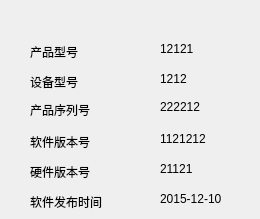
     <widget class="QWidget" name="page_system_info">
      <widget class="QLabel" name="label_info_productType">
       <property name="geometry">
        <rect>
         <x>30</x>
         <y>43</y>
         <width>67</width>
         <height>17</height>
        </rect>
       </property>
       <property name="text">
        <string>产品型号</string>
       </property>
      </widget>
      <widget class="QLabel" name="label_info_deviceType">
       <property name="geometry">
        <rect>
         <x>30</x>
         <y>73</y>
         <width>67</width>
         <height>17</height>
        </rect>
       </property>
       <property name="text">
        <string>设备型号</string>
       </property>
      </widget>
      <widget class="QLabel" name="label_info_serialNumbers">
       <property name="geometry">
        <rect>
         <x>30</x>
         <y>100</y>
         <width>81</width>
         <height>20</height>
        </rect>
       </property>
       <property name="text">
        <string>产品序列号</string>
       </property>
      </widget>
      <widget class="QLabel" name="label_info_softVersion">
       <property name="geometry">
        <rect>
         <x>30</x>
         <y>133</y>
         <width>81</width>
         <height>17</height>
        </rect>
       </property>
       <property name="text">
        <string>软件版本号</string>
       </property>
      </widget>
      <widget class="QLabel" name="label_info_hardwareVersion">
       <property name="geometry">
        <rect>
         <x>30</x>
         <y>163</y>
         <width>81</width>
         <height>17</height>
        </rect>
       </property>
       <property name="text">
        <string>硬件版本号</string>
       </property>
      </widget>
      <widget class="QLabel" name="label_info_releaseTime">
       <property name="geometry">
        <rect>
         <x>30</x>
         <y>193</y>
         <width>91</width>
         <height>17</height>
        </rect>
       </property>
       <property name="text">
        <string>软件发布时间</string>
       </property>
      </widget>
      <widget class="QLabel" name="label_info_productTypeValue">
       <property name="geometry">
        <rect>
         <x>160</x>
         <y>40</y>
         <width>67</width>
         <height>17</height>
        </rect>
       </property>
       <property name="text">
        <string>12121</string>
       </property>
      </widget>
      <widget class="QLabel" name="label_info_serialNumbersValue">
       <property name="geometry">
        <rect>
         <x>160</x>
         <y>97</y>
         <width>81</width>
         <height>20</height>
        </rect>
       </property>
       <property name="text">
        <string>222212</string>
       </property>
      </widget>
      <widget class="QLabel" name="label_info_releaseTimeValue">
       <property name="geometry">
        <rect>
         <x>160</x>
         <y>190</y>
         <width>91</width>
         <height>17</height>
        </rect>
       </property>
       <property name="text">
        <string>2015-12-10</string>
       </property>
      </widget>
      <widget class="QLabel" name="label_info_hardwareVersionValue">
       <property name="geometry">
        <rect>
         <x>160</x>
         <y>160</y>
         <width>81</width>
         <height>17</height>
        </rect>
       </property>
       <property name="text">
        <string>21121</string>
       </property>
      </widget>
      <widget class="QLabel" name="label_info_deviceTypeValue">
       <property name="geometry">
        <rect>
         <x>160</x>
         <y>70</y>
         <width>67</width>
         <height>17</height>
        </rect>
       </property>
       <property name="text">
        <string>1212</string>
       </property>
      </widget>
      <widget class="QLabel" name="label_info_softVersionValue">
       <property name="geometry">
        <rect>
         <x>160</x>
         <y>130</y>
         <width>81</width>
         <height>17</height>
        </rect>
       </property>
       <property name="text">
        <string>1121212</string>
       </property>
      </widget>
     </widget>
